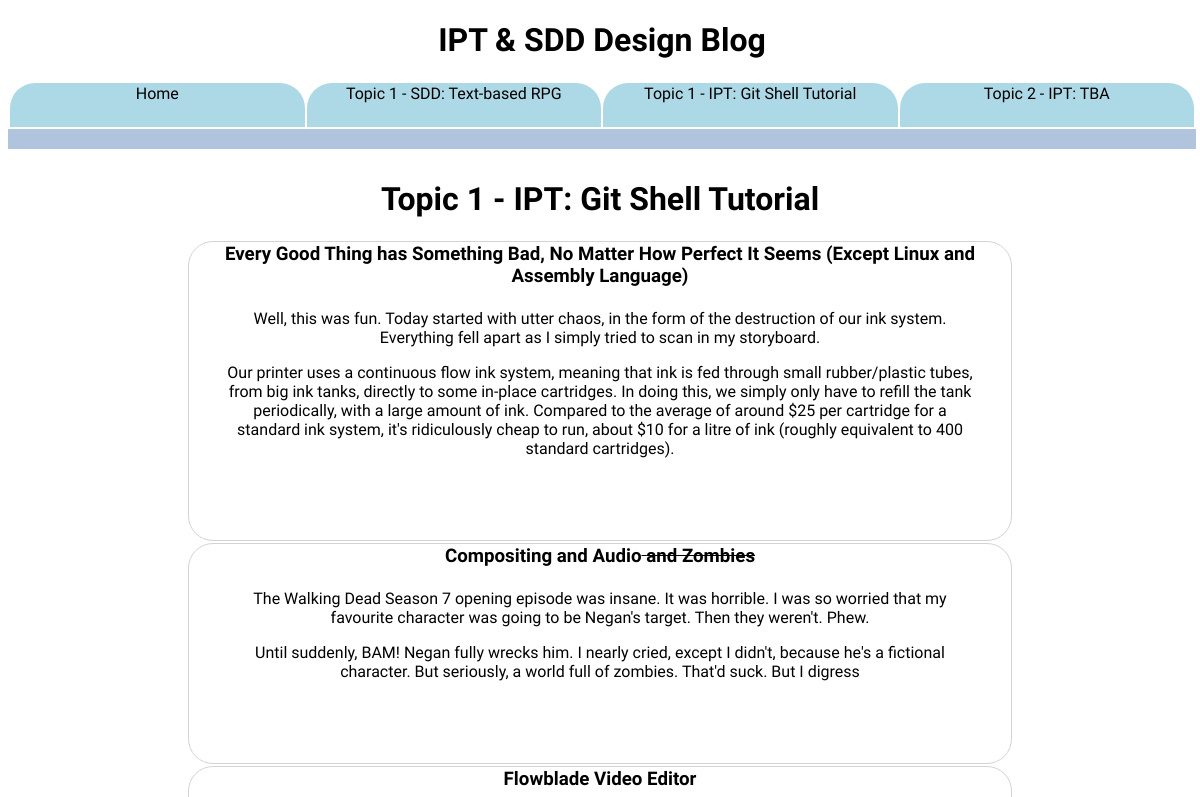
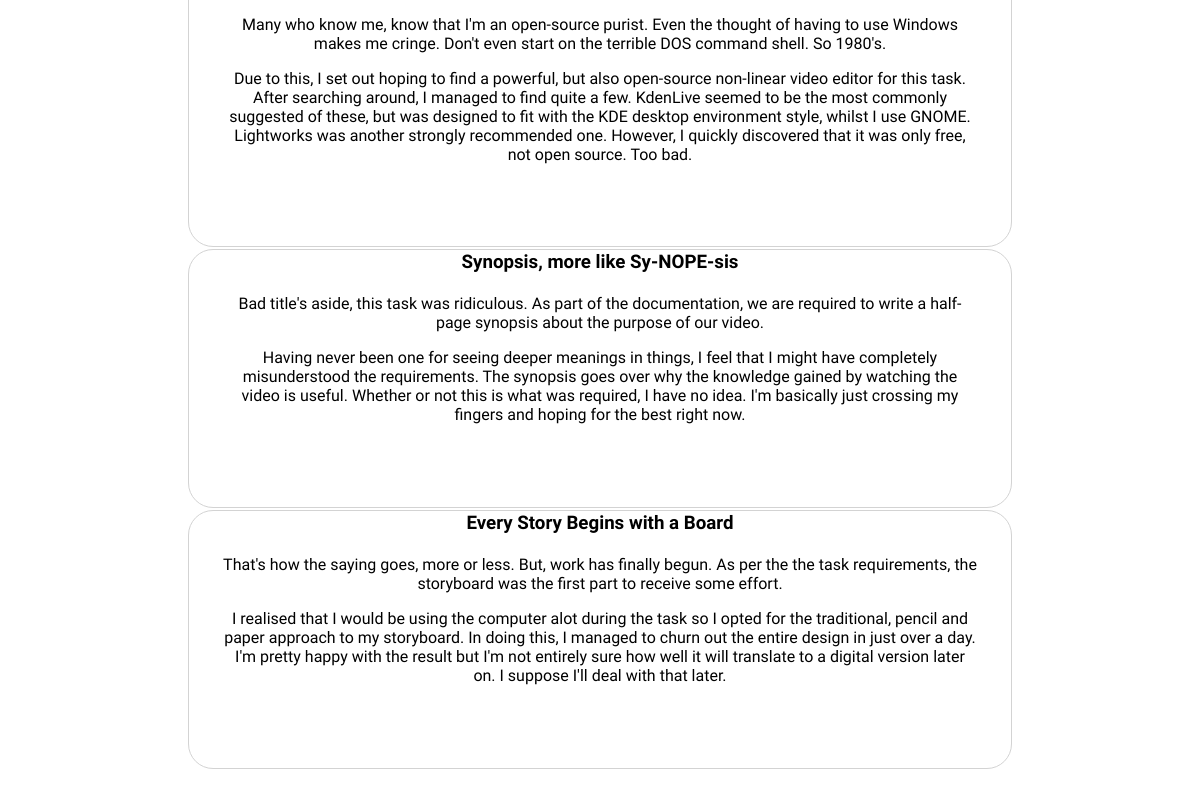
/topic/2, run on an earlier commit of the app's database (2 pictures, top to bottom).
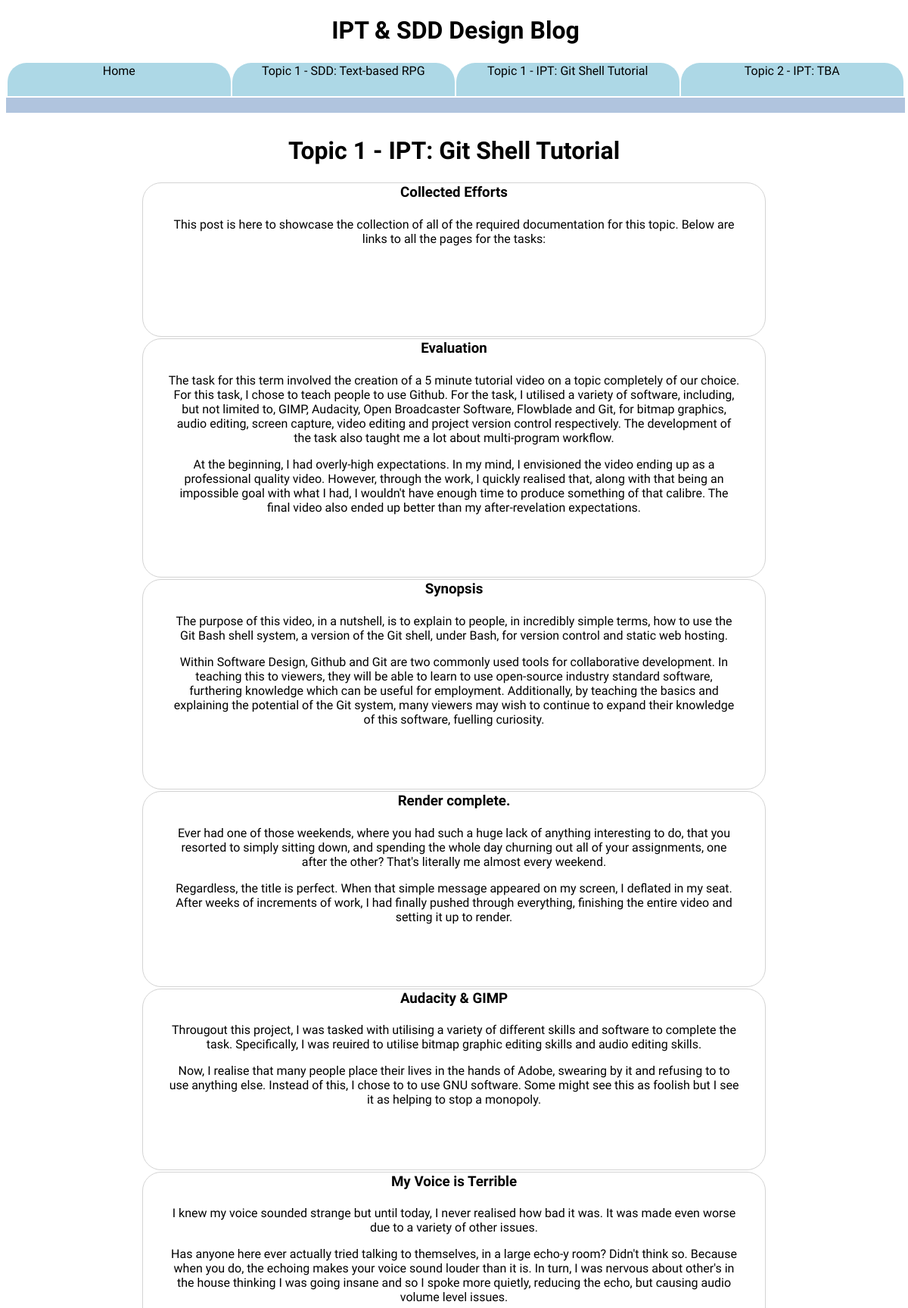
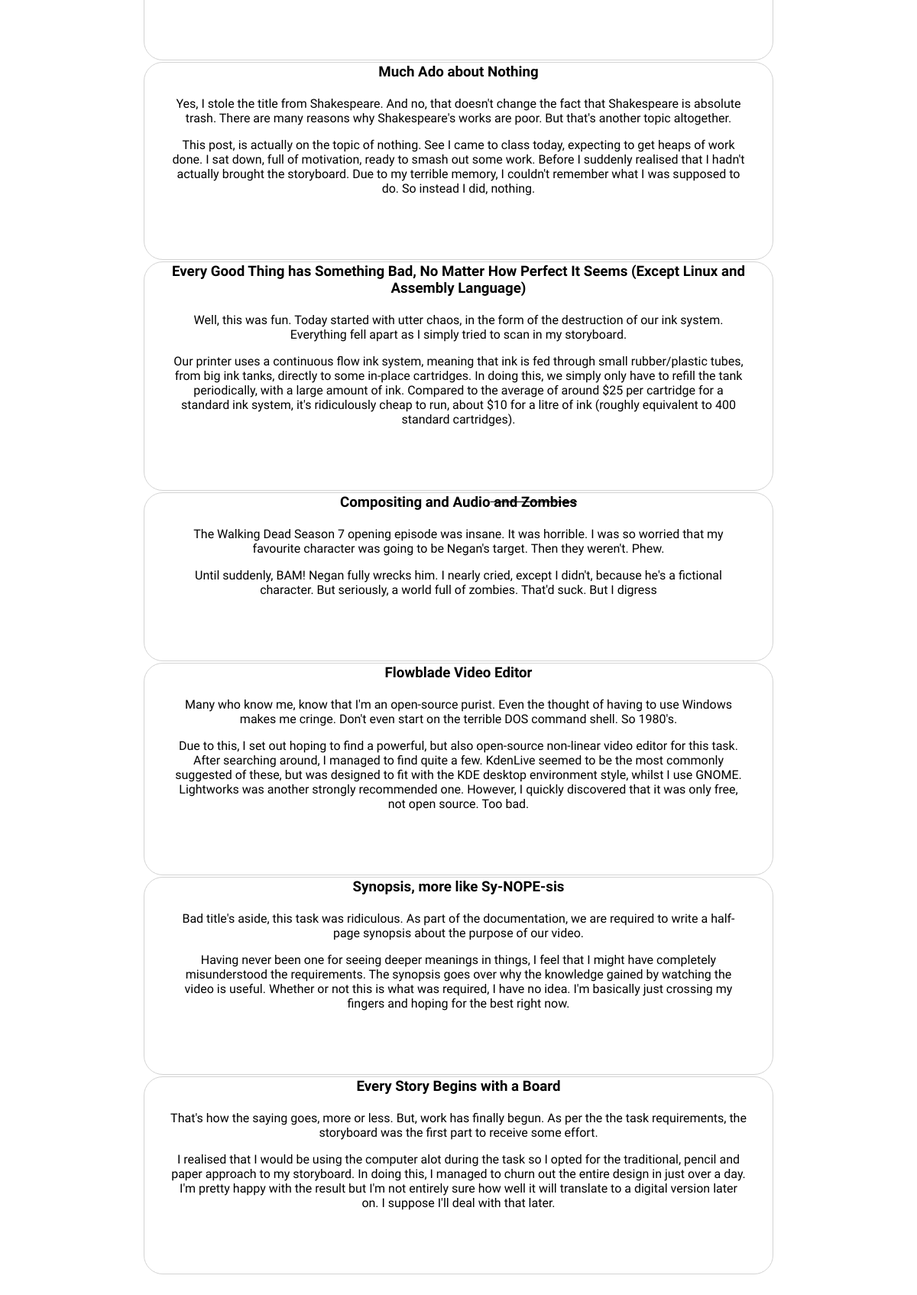
And on a later commit of the database (2 pictures, top to bottom).
### tables this page shows
CREATE TABLE topics (
  	id INTEGER NOT NULL,
  	title TEXT NOT NULL,
  	subtitle TEXT NOT NULL,
    created TEXT NOT NULL,
  	PRIMARY KEY (id)
);

CREATE TABLE posts (
  	id INTEGER NOT NULL,
  	topicid INTEGER NOT NULL,
  	title TEXT NOT NULL,
    message TEXT NOT NULL,
    created TIMESTAMP NOT NULL,
    image TEXT NOT NULL,
  	PRIMARY KEY (id),
  	FOREIGN KEY (topicid) REFERENCES topics(id) ON DELETE CASCADE
);

### School_Blog/main.py (the view)
@app.route('/topic/<topic_id>')
def topic_handler(topic_id):
	topic = Topic.get(topic_id)
	posts = Log.get_all(topic_id)
	return render_template('topic_template.html', title=topic.title+': '+topic.subtitle, posts=posts, topic=topic, topics=Topic.get_main_page())

### School_Blog/db.py (called while the page is built)
    @staticmethod
    def get_newest(tid):
        cur.execute('''SELECT * FROM posts WHERE topicid = ? ORDER BY created DESC''', (tid,))
        row = cur.fetchone()
        if row:
            id, tid, title, message, created, image = row
            return Log(eval(message), title, image, tid, id, created)

    @staticmethod
    def get_all(tid):
        logs = []
        cur.execute('''SELECT * FROM posts WHERE topicid = ? ORDER BY created DESC''', (tid,))
        for row in cur:
            id, tid, title, message, created, image = row
            logs.append( Log(eval(message), title, image, tid, id, created) )
        return logs

    @staticmethod
    def get(id):
        cur.execute('''SELECT * FROM topics WHERE id = ? ORDER BY created ASC''', (id,))
        row = cur.fetchone()
        if row:
            id, title, subtitle, date = row
            return Topic(title, subtitle, date, id)
        return None

    @staticmethod
    def get_main_page():
        cur.execute('''SELECT * FROM topics ORDER BY created''')
        topics = []
        i = 0
        for row in cur:
            if i == 3:
                break
            id, title, sub, date = row
            topics.append(Topic(title, sub, date, id))
            i += 1
        for i in range(len(topics)):
            post = Log.get_newest(topics[i].id)
            topics[i].post = post
        return topics

### School_Blog/templates/topic_template.html (shortened to what this page needs)
<!DOCTYPE html>
<html>
<head>
  <link rel="stylesheet" href="/static/css/main.css">
</head>
<body>
  <div class="header">
    <h1>IPT & SDD Design Blog</h1>
    <table>
      <tr>
        <td>
          <a href="/">Home</a>
        </td>
        {%for t in topics%}
        <td>
          <a href="/topic/{{t.id}}">{{t.title}}: {{t.subtitle}}</a>
        </td>
        {%endfor%}
      </tr>
    </table>
  </div>
  <div id="wide_body_content">
    <h1>{{topic.title}}: {{topic.subtitle}}</h1>
    <table>
    {%for post in posts%}
      <tr>
        <td class="topic">
          <a href="/post/{{post.id}}">
            <h3>{{post.title}}</h3>
            {%for line in post.text%}
              {%if post.text.index(line) < 2%}
                <p>{{line}}</p>
              {%endif%}
            {%endfor%}
          </a>
        </td>
      </tr>
    {%endfor%}
    </table>
  </div>
</body>
</html>

### School_Blog/static/css/main.css (style rules this page uses)
td { border-radius: 25px 25px 0px 0px; background-color: lightblue; width:17%; text-align: center; height: 30px; }
table { width: 100%; }
.topic { background-color: white; width:30%; text-align: center; height: 200px; margin: 4%; border: 1px solid lightgrey; border-radius: 25px; }
h3 { margin: 0; }
.header { width: 99%; position:fixed; background-color: white; top:0; border-bottom: 20px solid lightsteelblue; }
h1 { text-align:center; }
#wide_body_content { margin: 180px auto 0 auto; text-align: left; width: 70%; }
body { font-family: 'Sarpanch', sans-serif; }
a { text-decoration: none; color: black; display:block; height:100%; padding:4%; }

What changed in the data, as far as the page shows it:
added posts: title "Collected Efforts", text "This post is here to showcase the collection of all of the required documentation for this topic. Below are links to all the pages for the tasks:"
added posts: title "Evaluation", text "The task for this term involved the creation of a 5 minute tutorial video on a topic completely of our choice. For this task, I chose to teach people to use Github. For the task, I utilised a variety of software, including, but not limited to, GIMP, Audacity, Open Broadcaster Software, Flowblade and Git, for bitmap graphics, audio editing, screen capture, video editing and project version control respectively. The development of the task also taught me a lot about multi-program workflow." "At the beginning, I had overly-high expectations. In my mind, I envisioned the video ending up as a professional quality video. However, through the work, I quickly realised that, along with that being an impossible goal with what I had, I wouldn't have enough time to produce something of that calibre. The final video also ended up better than my after-revelation expectations."
added posts: title "Synopsis", text "The purpose of this video, in a nutshell, is to explain to people, in incredibly simple terms, how to use the Git Bash shell system, a version of the Git shell, under Bash, for version control and static web hosting." "Within Software Design, Github and Git are two commonly used tools for collaborative development. In teaching this to viewers, they will be able to learn to use open-source industry standard software, furthering knowledge which can be useful for employment. Additionally, by teaching the basics and explaining the potential of the Git system, many viewers may wish to continue to expand their knowledge of this software, fuelling curiosity."
added posts: title "Render complete.", text "Ever had one of those weekends, where you had such a huge lack of anything interesting to do, that you resorted to simply sitting down, and spending the whole day churning out all of your assignments, one after the other? That's literally me almost every weekend." "Regardless, the title is perfect. When that simple message appeared on my screen, I deflated in my seat. After weeks of increments of work, I had finally pushed through everything, finishing the entire video and setting it up to render."
added posts: title "Audacity & GIMP", text "Througout this project, I was tasked with utilising a variety of different skills and software to complete the task. Specifically, I was reuired to utilise bitmap graphic editing skills and audio editing skills." "Now, I realise that many people place their lives in the hands of Adobe, swearing by it and refusing to to use anything else. Instead of this, I chose to to use GNU software. Some might see this as foolish but I see it as helping to stop a monopoly."
added posts: title "My Voice is Terrible", text "I knew my voice sounded strange but until today, I never realised how bad it was. It was made even worse due to a variety of other issues." "Has anyone here ever actually tried talking to themselves, in a large echo-y room? Didn't think so. Because when you do, the echoing makes your voice sound louder than it is. In turn, I was nervous about other's in the house thinking I was going insane and so I spoke more quietly, reducing the echo, but causing audio volume level issues."
added posts: title "Much Ado about Nothing", text "Yes, I stole the title from Shakespeare. And no, that doesn't change the fact that Shakespeare is absolute trash. There are many reasons why Shakespeare's works are poor. But that's another topic altogether." "This post, is actually on the topic of nothing. See I came to class today, expecting to get heaps of work done. I sat down, full of motivation, ready to smash out some work. Before I suddenly realised that I hadn't actually brought the storyboard. Due to my terrible memory, I couldn't remember what I was supposed to do. So instead I did, nothing."
